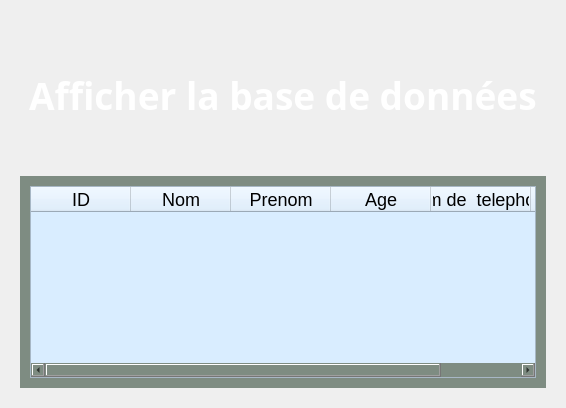
            <widget class="QWidget" name="page_4">
             <layout class="QHBoxLayout" name="horizontalLayout_15">
              <item>
               <widget class="QWidget" name="databaseContainer" native="true">
                <layout class="QVBoxLayout" name="verticalLayout_22">
                 <item>
                  <widget class="QWidget" name="databaseTitleContainer" native="true">
                   <property name="minimumSize">
                    <size>
                     <width>0</width>
                     <height>150</height>
                    </size>
                   </property>
                   <layout class="QHBoxLayout" name="horizontalLayout_17">
                    <item alignment="Qt::AlignHCenter">
                     <widget class="QLabel" name="databaseTitle">
                      <property name="font">
                       <font>
                        <family>Fira Code SemiBold</family>
                        <pointsize>28</pointsize>
                        <weight>75</weight>
                        <bold>true</bold>
                       </font>
                      </property>
                      <property name="styleSheet">
                       <string notr="true">color: rgb(255, 255, 255);</string>
                      </property>
                      <property name="text">
                       <string>Afficher la base de données</string>
                      </property>
                     </widget>
                    </item>
                   </layout>
                  </widget>
                 </item>
                 <item>
                  <widget class="QWidget" name="DatabaseSubContainer" native="true">
                   <property name="styleSheet">
                    <string notr="true">background-color: rgb(126, 140, 130);</string>
                   </property>
                   <layout class="QHBoxLayout" name="horizontalLayout_16">
                    <property name="spacing">
                     <number>6</number>
                    </property>
                    <property name="leftMargin">
                     <number>10</number>
                    </property>
                    <property name="topMargin">
                     <number>10</number>
                    </property>
                    <property name="rightMargin">
                     <number>10</number>
                    </property>
                    <property name="bottomMargin">
                     <number>10</number>
                    </property>
                    <item>
                     <widget class="QTableWidget" name="database">
                      <property name="sizePolicy">
                       <sizepolicy hsizetype="Expanding" vsizetype="Expanding">
                        <horstretch>0</horstretch>
                        <verstretch>0</verstretch>
                       </sizepolicy>
                      </property>
                      <property name="font">
                       <font>
                        <family>Fira Code Retina</family>
                        <pointsize>-1</pointsize>
                        <weight>50</weight>
                        <bold>false</bold>
                       </font>
                      </property>
                      <property name="styleSheet">
                       <string notr="true">background-color: rgb(217, 237, 255);
font-size: 18px;
</string>
                      </property>
                      <property name="lineWidth">
                       <number>2</number>
                      </property>
                      <property name="sizeAdjustPolicy">
                       <enum>QAbstractScrollArea::AdjustIgnored</enum>
                      </property>
                      <property name="textElideMode">
                       <enum>Qt::ElideLeft</enum>
                      </property>
                      <column>
                       <property name="text">
                        <string>ID</string>
                       </property>
                      </column>
                      <column>
                       <property name="text">
                        <string>Nom</string>
                       </property>
                      </column>
                      <column>
                       <property name="text">
                        <string>Prenom</string>
                       </property>
                      </column>
                      <column>
                       <property name="text">
                        <string>Age</string>
                       </property>
                      </column>
                      <column>
                       <property name="text">
                        <string>num de  telephone</string>
                       </property>
                      </column>
                      <column>
                       <property name="text">
                        <string>Email</string>
                       </property>
                      </column>
                     </widget>
                    </item>
                   </layout>
                  </widget>
                 </item>
                </layout>
               </widget>
              </item>
             </layout>
            </widget>
